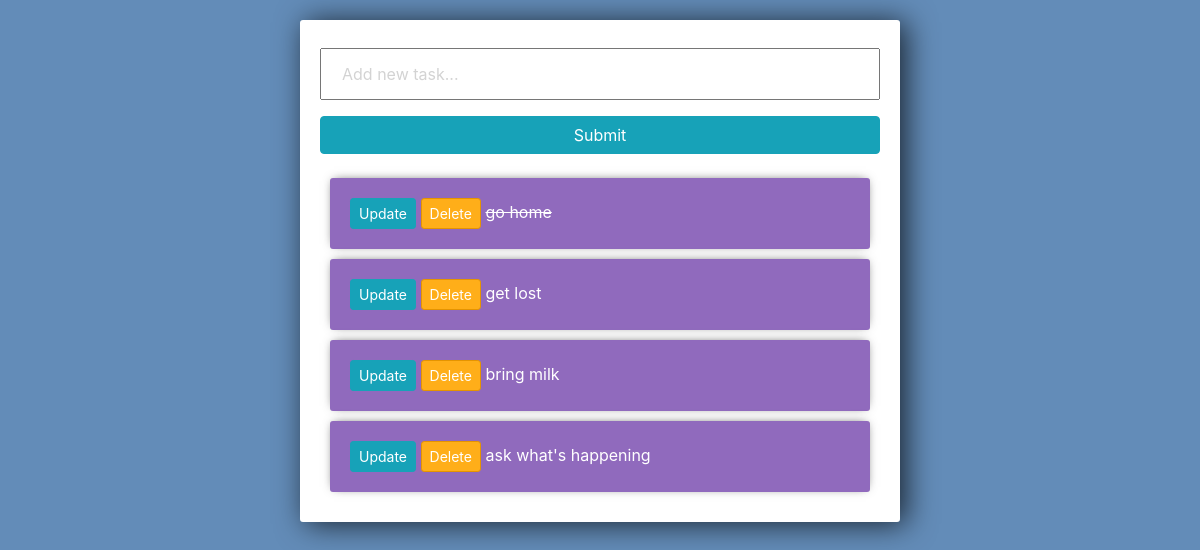
The page / on the database its author committed.
### tasks/models.py (models this page shows)
class Task(models.Model):
	title = models.CharField(max_length=200)
	complete = models.BooleanField(default=False)
	created = models.DateField(auto_now_add=True)
	def __str__(self):
		return self.title

### tasks/views.py (the view)
# urls.py: path('', views.index, name='list'),
def index(request):
	tasks = Task.objects.all()
	form = TaskForm()
	if request.method == 'POST':
		form = TaskForm(request.POST)
		if form.is_valid():
			form.save()
		return redirect('/')
	context = {'tasks': tasks, 'form': form}
	return render(request, 'tasks/list.html', context)

### tasks/forms.py
class TaskForm(forms.ModelForm):
	title= forms.CharField(widget= forms.TextInput(attrs={'placeholder':'Add new task...'}))
	class Meta:
		model = Task
		fields = '__all__'

### tasks/templates/tasks/list.html (shortened to what this page needs)
<link rel="stylesheet" href="https://stackpath.bootstrapcdn.com/bootstrap/4.3.1/css/bootstrap.min.css">
<div class="center-column">
	<form method="POST" action="/">
		{{ form.title }}
		<input class="btn btn-info" type="submit" name="Create Task">
	</form>
	{% for task in tasks %}
		<div class="item-row">
			<a class="btn btn-sm btn-info" href="{% url 'update_task' task.id %}">Update</a>
			<a class="btn btn-sm btn-danger" href="{% url 'delete' task.id %}">Delete</a>
			{% if task.complete == True %}
			<strike>{{ task }}</strike>
			{% else %}
			<span>{{ task }}</span>
			{% endif %}
		</div>
	{% endfor %}
</div>

### tasks/templates/tasks/list.html (style rules this page uses)
input { width: 100%; padding: 12px 20px; margin: 8px 0; box-sizing: border-box; }
input::placeholder { color: #d3d3d3; }
.center-column { width:600px; margin: 20px auto; padding:20px; background-color: #fff; border-radius: 3px; box-shadow: 6px 2px 30px 0px rgba(0,0,0,0.75); }
.item-row { background-color: #906abd; margin: 10px; padding: 20px; border-radius: 3px; color: #fff; font-size: 16px; box-shadow: 0px -1px 10px -4px rgba(0,0,0,0.75); }
.btn-danger { background-color: #ffae19; border-color: #e59400; }

### rows shown on the page
Task: title "go home"
Task: title "get lost"
Task: title "bring milk"
Task: title "ask what's happening"
